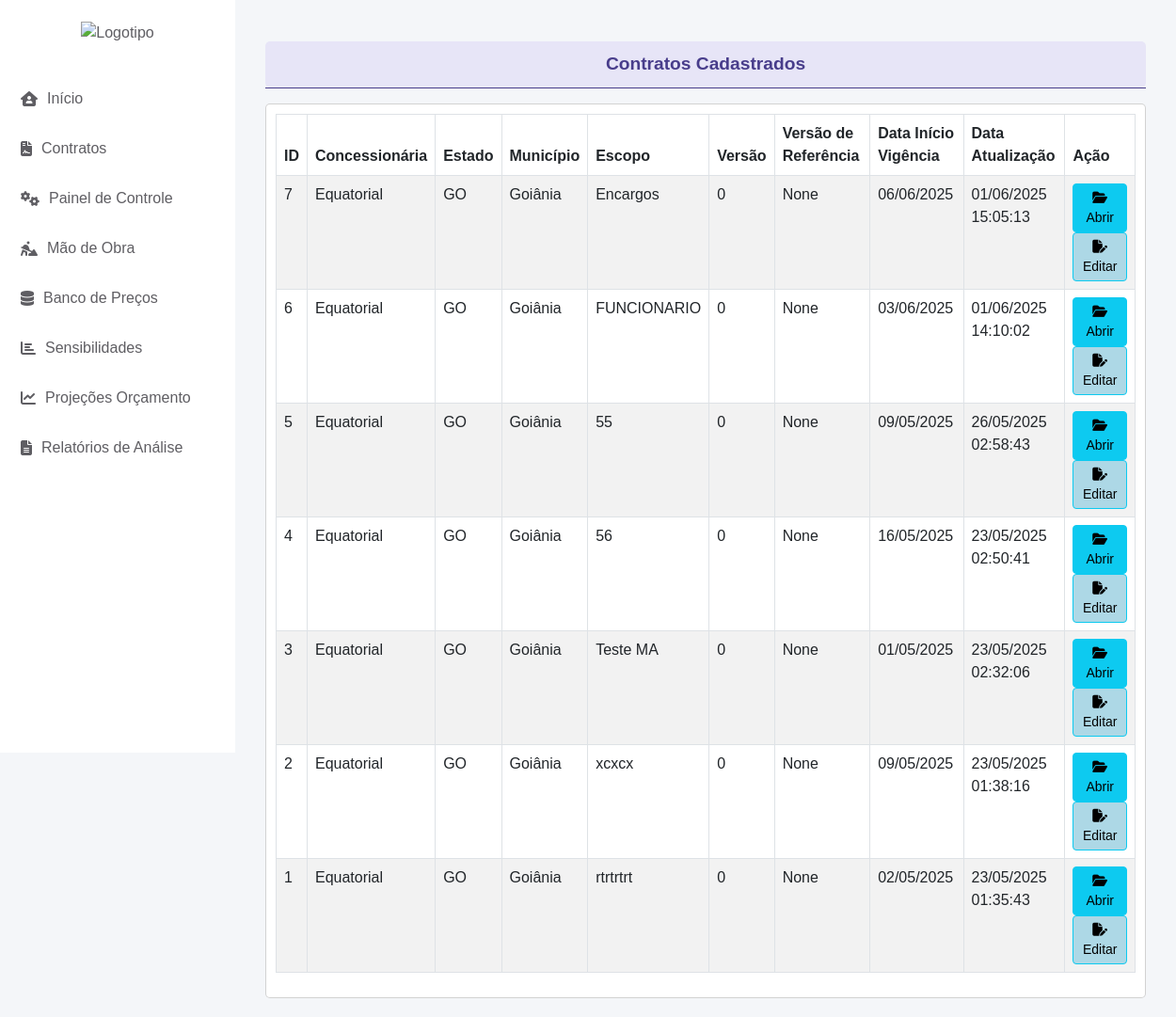
Screenshot of /cad_contrato/abrir/ with the database file from the repository.
### cad_contrato/models.py (models this page shows, shortened)
class CadastroContrato(models.Model):
    ESTADOS_CHOICES = [
        ('AC', 'Acre'),
        ('AL', 'Alagoas'),
        ('AP', 'Amapá'),
        ('AM', 'Amazonas'),
        ('BA', 'Bahia'),
        ('CE', 'Ceará'),
        ('DF', 'Distrito Federal'),
        ('ES', 'Espírito Santo'),
        ('GO', 'Goiás'),
        ('MA', 'Maranhão'),
        ('MT', 'Mato Grosso'),
        ('MS', 'Mato Grosso do Sul'),
        ('MG', 'Minas Gerais'),
        ('PA', 'Pará'),
        ('PB', 'Paraíba'),
        ('PR', 'Paraná'),
        ('PE', 'Pernambuco'),
        ('PI', 'Piauí'),
        ('RJ', 'Rio de Janeiro'),
        ('RN', 'Rio Grande do Norte'),
        ('RS', 'Rio Grande do Sul'),
        ('RO', 'Rondônia'),
        ('RR', 'Roraima'),
        ('SC', 'Santa Catarina'),
        ('SP', 'São Paulo'),
        ('SE', 'Sergipe'),
        ('TO', 'Tocantins'),
    ]
    STATUS_CHOICES = [
        ('EM_LICITACAO', 'Em Licitação'),
        ('EM_RENOVACAO', 'Em Renovação'),
        ('ATIVO', 'Ativo'),
        ('ENCERRADO', 'Encerrado'),
    ]
    contrato = models.AutoField(primary_key=True)
    concessionaria = models.CharField(max_length=100, default='Equatorial')
    estado = models.CharField(max_length=2, choices=ESTADOS_CHOICES, default='GO')
    municipio = models.CharField(max_length=100, default='Goiânia')
    escopo_contrato = models.CharField(max_length=255)
    inicio_vigencia_contrato = models.DateField(default='2025-01-01')
    fim_vigencia_contrato = models.DateField(default='2029-01-01')
    versao_base = models.ForeignKey('self', null=True, blank=True, on_delete=models.PROTECT, related_name='versoes')
    numero_versao = models.IntegerField(default=0)
    descricao_alteracao = models.TextField(blank=True)
    status_contrato = models.CharField(max_length=15, choices=STATUS_CHOICES, default='EM_LICITACAO', verbose_name="Status do Contrato")
    valor_inicial = models.DecimalField(max_digits=15, decimal_places=2, default=0.00, verbose_name="Valor Inicial do Contrato")
    created_at = models.DateTimeField(auto_now_add=True)
    updated_at = models.DateTimeField(auto_now=True)
    class Meta:
        ordering = ['-created_at']

### cad_contrato/views.py (the view)
# urls.py: path('abrir/', abrir_contratos, name='abrir_contratos'),
def abrir_contratos(request):
    contracts = CadastroContrato.objects.all()  # Substitua pelo modelo correto
    return render(request, 'abrir_contratos.html', {'contracts': contracts})

### app/context_processors.py (called while the page is built)
def contrato_context(request):
    contrato_id = request.session.get('contrato_id')
    contrato = None
    if contrato_id:
        try:
            contrato = CadastroContrato.objects.get(contrato=contrato_id)
        except CadastroContrato.DoesNotExist:
            pass
    return {'contrato': contrato}

### cad_contrato/templates/abrir_contratos.html (shortened to what this page needs)
{% extends 'base.html' %}
{% block content %}
<div class="container-fluid mt-4">
    <div class="small-header"> Contratos Cadastrados </div>
    <p class="text-center mt-0 font-weight-bold" style="font-size: 0.8rem; border-bottom: 1px solid #483D8B;"> </p>
    <div class="row mt-2">
        <div class="col-md-12">
            <div class="card">
                <div class="card-body">
                    <table class="table table-bordered table-striped">
                        <thead>
                            <tr>
                                <th>ID</th>
                                <th>Concessionária</th>
                                <th>Estado</th>
                                <th>Município</th>
                                <th>Escopo</th>
                                <th>Versão</th>
                                <th>Versão de Referência</th>
                                <th>Data Início Vigência</th>
                                <th>Data Atualização</th>
                                <th>Ação</th>
                            </tr>
                        </thead>
                        <tbody>
                            {% for contract in contracts %}
                                <tr>
                                    <td>{{ contract.contrato }}</td>
                                    <td>{{ contract.concessionaria }}</td>
                                    <td>{{ contract.estado }}</td>
                                    <td>{{ contract.municipio }}</td>
                                    <td>{{ contract.escopo_contrato }}</td>
                                    <td>{{ contract.numero_versao }}</td>
                                    <td>{{ contract.versao_base }}</td>
                                    <td>{{ contract.inicio_vigencia_contrato|date:"d/m/Y" }}</td>
                                    <td>{{ contract.updated_at|date:"d/m/Y H:i:s" }}</td>
                                    <td>
                                        <a href="{% url 'detalhes_contrato' contract.contrato %}" class="btn btn-info btn-sm">
                                            <i class="fas fa-folder-open"></i> Abrir
                                        </a>
                                        <a href="{% url 'menu_despesas' contract.contrato %}" class="btn btn-info btn-sm" style="background-color: #add8e6; color: black;"><i class="fa-solid fa-file-pen"></i> Editar</a>
                                    </td>
                                </tr>
                            {% endfor %}
                        </tbody>
                    </table>
                </div>
            </div>
        </div>
    </div>
</div>
{% endblock %}

### app/templates/base.html (style rules this page uses)
body { background-color: #f4f6f9; font-family: Arial, sans-serif; }
.card-body { padding: 10px; }

### cad_contrato/templates/abrir_contratos.html (style rules this page uses)
.card { border-radius: 5px; }
.small-header { background-color:rgb(231, 229, 247); color: #483D8B; text-align: center; padding: 10px; font-size: 1.2rem; font-weight: bold; border-radius: 5px; }

### rows the page displays
CadastroContrato: contrato "7", concessionaria "Equatorial", estado "GO", municipio "Goiânia", escopo_contrato "Encargos", numero_versao "0", versao_base "None", inicio_vigencia_contrato "06/06/2025", updated_at "01/06/2025 15:05:13"
CadastroContrato: contrato "6", concessionaria "Equatorial", estado "GO", municipio "Goiânia", escopo_contrato "FUNCIONARIO", numero_versao "0", versao_base "None", inicio_vigencia_contrato "03/06/2025", updated_at "01/06/2025 14:10:02"
CadastroContrato: contrato "5", concessionaria "Equatorial", estado "GO", municipio "Goiânia", escopo_contrato "55", numero_versao "0", versao_base "None", inicio_vigencia_contrato "09/05/2025", updated_at "26/05/2025 02:58:43"
CadastroContrato: contrato "4", concessionaria "Equatorial", estado "GO", municipio "Goiânia", escopo_contrato "56", numero_versao "0", versao_base "None", inicio_vigencia_contrato "16/05/2025", updated_at "23/05/2025 02:50:41"
CadastroContrato: contrato "3", concessionaria "Equatorial", estado "GO", municipio "Goiânia", escopo_contrato "Teste MA", numero_versao "0", versao_base "None", inicio_vigencia_contrato "01/05/2025", updated_at "23/05/2025 02:32:06"
CadastroContrato: contrato "2", concessionaria "Equatorial", estado "GO", municipio "Goiânia", escopo_contrato "xcxcx", numero_versao "0", versao_base "None", inicio_vigencia_contrato "09/05/2025", updated_at "23/05/2025 01:38:16"
CadastroContrato: contrato "1", concessionaria "Equatorial", estado "GO", municipio "Goiânia", escopo_contrato "rtrtrtrt", numero_versao "0", versao_base "None", inicio_vigencia_contrato "02/05/2025", updated_at "23/05/2025 01:35:43"
